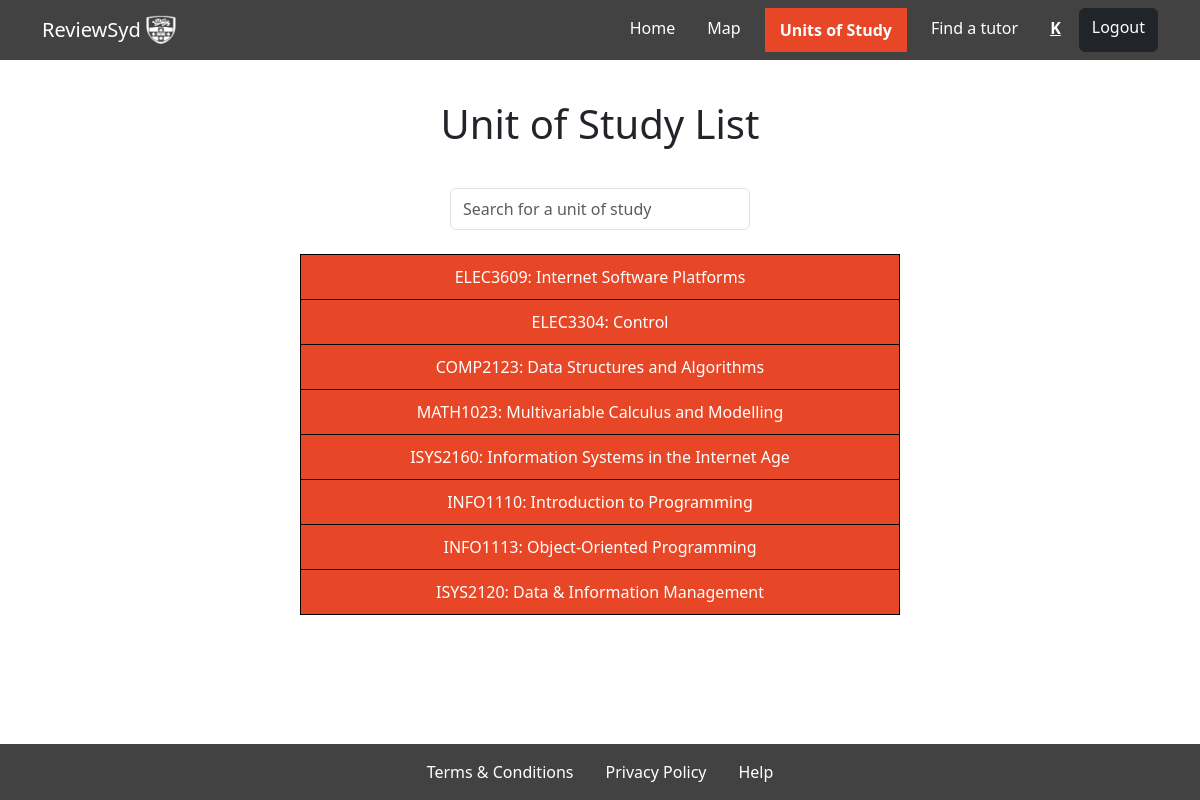
/UoSList/ (signed in), run on the app's committed database.
### myapp/models.py (models this page shows)
class UoS(models.Model):
    code = models.CharField(max_length=255)
    name = models.CharField(max_length=255)

### myapp/views.py (the view)
# urls.py: path("UoSList/", views.UoSList, name="UoSList"),
@login_required
def UoSList(request):
    results=UoS.objects.all()
    return render(request, "UoSList.html", {"UoStudies": results, "navbar": "uos"})

### myapp/templates/UoSList.html (shortened to what this page needs)
{%extends "hf.html"%}{%block title%}Unit of Study List{%endblock%}
{%block content%}
<div class="font-weight-bold h1 pb-3 text-center" style="margin-top: 40px">Unit of Study List</div>
<div class="input-group rounded w-25 mx-auto py-3">
    <input type="search" id="search" class="form-control rounded" style="height: 42px;" placeholder="Search for a unit of study" aria-label="Search" aria-describedby="search-addon" />
</div>
<div id="UoS" class="mx-auto w-50 pt-2 text-center" style="margin-bottom: 80px;">
    {%for UoS in UoStudies%}
        <div>
            <button class="{% if forloop.first %} uos-button {% endif %} w-100" onclick="location.href = '/UoS/{{UoS.name}}/'">
                {{UoS.code}}: {{UoS.name}}
            </button>
        </div>
    {%endfor%}
</div>
{%endblock%}

### myapp/templates/hf.html (shortened to what this page needs)
{% load static %}
<!DOCTYPE html>
<html>
    <head>
        <link rel="stylesheet" href="{% static 'style.css' %}">
        <link href="https://cdn.jsdelivr.net/npm/bootstrap@5.3.2/dist/css/bootstrap.min.css" rel="stylesheet">
    </head>
<body>
    <nav class="navbar navbar-expand-lg navbar-light navbar-custom">
        <div class="container">
            <a class="navbar-brand" href="{% url 'location list' %}">
                ReviewSyd
                <img src="/static/images/logo-white.png" width="30" height="30" class="d-inline-block align-top" alt="">
            </a>
            <div class="collapse navbar-collapse justify-content-end" id="navbarNav">
                <ul class="navbar-nav">
                    <li class="nav-item">
                        <a class="nav-link {% if navbar == 'home' %} active {% endif %} me-3" aria-current="page" href="{% url 'location list' %}">Home</a>
                    </li>
                    <li class="nav-item">
                        <a class="nav-link {% if navbar == 'locationsMap' %} active {% endif %} me-3" aria-current="page" href="{% url 'locationsMap' %}">Map</a>
                    </li>
                    <li class="nav-item">
                        <a class="nav-link {% if navbar == 'uos' %} active {% endif %} me-3" aria-current="page" href="{% url 'UoSList' %}">Units of Study</a>
                    </li>
                    <li class="nav-item">
                        <a class="nav-link {% if navbar == 'tutor' %} active {% endif %} me-3" aria-current="page" href="{% url 'findTutor' %}">Find a tutor</a>
                    </li>
                    {% if user.is_authenticated %}
                        <li class="nav-item">
                            <a href="{% url 'accountSettings' %}" class="nav-link nav-name" style="color: white; text-decoration: underline; margin-right: 10px;">{{ user.first_name }}</a>
                        </li>
                    {% endif %}
                    {% if not user.is_authenticated %}
                        <a href="{% url 'login_view' %}" class="btn btn-primary rounded-2">Login</a>
                    {% else %}
                        <a href="{% url 'logout_view' %}" class="btn btn-dark rounded-2">Logout</a>
                    {% endif %}
                </ul>
            </div>
        </div>
    </nav>
    <div>
        {% block content %}
        {% endblock content %}
    </div>
    <nav class="navbar navbar-expand-lg navbar-light navbar-custom fixed-bottom" id="botNavbar">
        <div class="container-fluid justify-content-center" id="botNavbar">
            <ul class="navbar-nav">
                <li class="nav-item">
                    <a class="nav-link me-3" href="{% url 'terms and conditions' %}">Terms & Conditions</a>
                </li>
                <li class="nav-item">
                    <a class="nav-link me-3" href="{% url 'privacy' %}">Privacy Policy</a>
                </li>
                <li class="nav-item">
                    <a class="nav-link" href="{% url 'help' %}">Help</a>
                </li>
            </ul>
        </div>
    </nav>
</body>
</body>
</html>

### myapp/templates/hf.html (style rules this page uses)
.navbar-custom { background-color: #424242; }
.navbar-custom .navbar-brand, .navbar-custom .navbar-text, .navbar-custom .navbar-nav .nav-link { color: white; }
.navbar-custom .navbar-nav .nav-link.active { background-color: #E74726; font-weight: bold; padding: 10px 15px; }
.nav-name { background-color: #424242; font-weight: bold; padding: 10px 15px; position: relative; top: -2px; }

### myapp/templates/UoSList.html (style rules this page uses)
button { border: 1px solid #000; border-top: none; padding: 10px; background-color: #E74726; color: #fff; }
button.uos-button { border-top: 1px solid #000; }

### data on the page
UoS: code "ELEC3609", name "Internet Software Platforms"
UoS: code "ELEC3304", name "Control"
UoS: code "COMP2123", name "Data Structures and Algorithms"
UoS: code "MATH1023", name "Multivariable Calculus and Modelling"
UoS: code "ISYS2160", name "Information Systems in the Internet Age"
UoS: code "INFO1110", name "Introduction to Programming"
UoS: code "INFO1113", name "Object-Oriented Programming"
UoS: code "ISYS2120", name "Data & Information Management"

### other printed values
{{ user.first_name }} "K"
